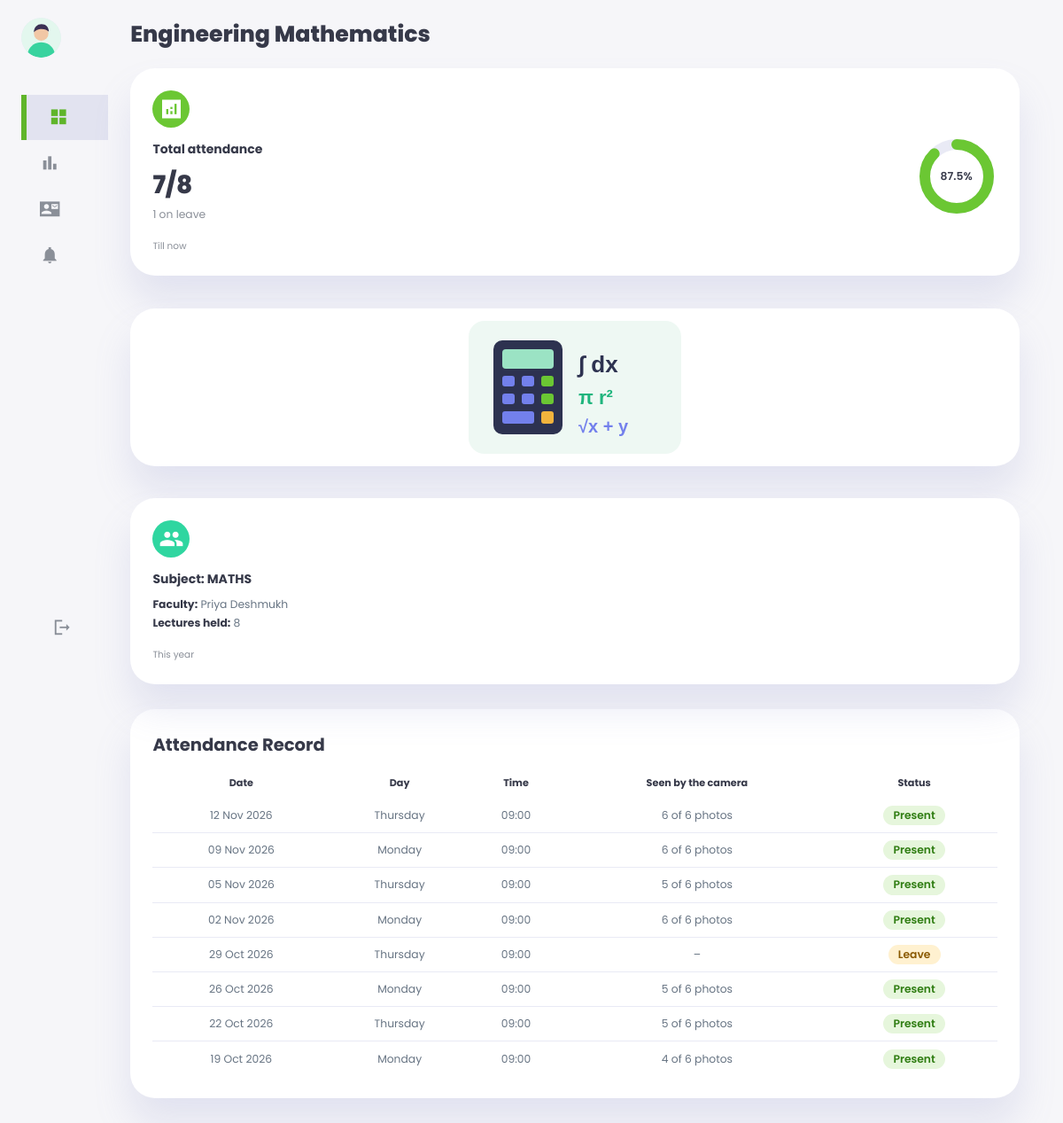
Page /subject.php?code=maths (signed in) on the committed database.
### tables this page shows
CREATE TABLE IF NOT EXISTS subjects (
  id          INT UNSIGNED NOT NULL AUTO_INCREMENT,
  code        VARCHAR(20)  NOT NULL,           
  name        VARCHAR(80)  NOT NULL,
  faculty_id  INT UNSIGNED NULL,               
  finger_id   SMALLINT UNSIGNED NULL,          
  PRIMARY KEY (id),
  UNIQUE KEY uq_subjects_code (code),
  UNIQUE KEY uq_subjects_finger (finger_id),
  CONSTRAINT fk_subjects_faculty FOREIGN KEY (faculty_id) REFERENCES users (id) ON DELETE SET NULL
);

CREATE TABLE IF NOT EXISTS users (
  id            INT UNSIGNED NOT NULL AUTO_INCREMENT,
  role          ENUM('student','faculty') NOT NULL,
  roll_no       VARCHAR(20)  NULL,             
  first_name    VARCHAR(60)  NOT NULL,
  last_name     VARCHAR(60)  NOT NULL,
  email         VARCHAR(190) NOT NULL,
  password_hash VARCHAR(255) NOT NULL,         
  photo         VARCHAR(255) NULL,             
  department    VARCHAR(40)  NOT NULL DEFAULT 'EXTC',
  class_name    VARCHAR(20)  NOT NULL DEFAULT 'TE',
  is_online     TINYINT(1)   NOT NULL DEFAULT 0,
  created_at    TIMESTAMP    NOT NULL DEFAULT CURRENT_TIMESTAMP,
  PRIMARY KEY (id),
  UNIQUE KEY uq_users_email (email),
  UNIQUE KEY uq_users_roll (roll_no)
);

CREATE TABLE IF NOT EXISTS attendance (
  lecture_id  INT UNSIGNED NOT NULL,
  student_id  INT UNSIGNED NOT NULL,
  status      ENUM('present','absent','leave') NOT NULL DEFAULT 'absent',
  source      ENUM('face','faculty') NOT NULL DEFAULT 'face',   
  seen        TINYINT UNSIGNED NOT NULL DEFAULT 0,   
  distance    DECIMAL(4,3) NULL,              
  updated_at  TIMESTAMP    NOT NULL DEFAULT CURRENT_TIMESTAMP ON UPDATE CURRENT_TIMESTAMP,
  PRIMARY KEY (lecture_id, student_id),
  KEY ix_attendance_student (student_id),
  CONSTRAINT fk_attendance_lecture FOREIGN KEY (lecture_id) REFERENCES lectures (id) ON DELETE CASCADE,
  CONSTRAINT fk_attendance_student FOREIGN KEY (student_id) REFERENCES users (id) ON DELETE CASCADE
);

CREATE TABLE IF NOT EXISTS lectures (
  id          INT UNSIGNED NOT NULL AUTO_INCREMENT,
  subject_id  INT UNSIGNED NOT NULL,
  started_at  DATETIME     NOT NULL,
  ended_at    DATETIME     NULL,
  photos      TINYINT UNSIGNED NOT NULL DEFAULT 0,    
  PRIMARY KEY (id),
  KEY ix_lectures_subject (subject_id, started_at),
  CONSTRAINT fk_lectures_subject FOREIGN KEY (subject_id) REFERENCES subjects (id) ON DELETE CASCADE
);

### web/includes/helpers.php (called while the page is built, shortened)
<?php
function e(mixed $value): string
{
    return htmlspecialchars((string) ($value ?? ''), ENT_QUOTES | ENT_SUBSTITUTE, 'UTF-8');
}
function base_path(): string
{
    static $base = null;
    if ($base === null) {
        $webRoot = str_replace('\\', '/', realpath(dirname(__DIR__)) ?: dirname(__DIR__));
        $docRoot = str_replace('\\', '/', realpath($_SERVER['DOCUMENT_ROOT'] ?? '') ?: '');
        $base = ($docRoot !== '' && str_starts_with($webRoot, $docRoot)) ? substr($webRoot, strlen($docRoot)) : '';
        $base = rtrim($base, '/');
    }
    return $base;
}
function url(string $path = ''): string
{
    return base_path() . '/' . ltrim($path, '/');
}
function asset(string $path): string
{
    return url('assets/' . ltrim($path, '/'));
}
function photo_url(?string $photo): string
{
    return asset('img/avatar.svg');
}
function full_name(array $u): string
{
    return trim(($u['first_name'] ?? '') . ' ' . ($u['last_name'] ?? ''));
}

### web/includes/auth.php (called while the page is built, shortened)
<?php
function current_user(): ?array
{
    $id = $_SESSION['user_id'] ?? null;
    $user = $id ? (q('SELECT * FROM users WHERE id = ?', [$id])->fetch() ?: null) : null;
    return $user;
}
function require_login(): array
{
    $user = current_user();
    return $user;
}
function require_role(string $role): array
{
    $user = require_login();
    return $user;
}
function csrf_token(): string
{
    return $_SESSION['csrf'];
}

### web/includes/db.php (called while the page is built, shortened)
<?php
function db(): PDO
{
    static $pdo = null;
    if ($pdo instanceof PDO) {
        return $pdo;
    }
    $dsn = sprintf(
        'mysql:host=%s;port=%s;dbname=%s;charset=utf8mb4',
        config('DB_HOST', '127.0.0.1'),
        config('DB_PORT', '3306'),
        config('DB_NAME', 'smart_attendance')
    );
    try {
        $pdo = new PDO($dsn, config('DB_USER', ''), config('DB_PASSWORD', ''), [
            PDO::ATTR_ERRMODE => PDO::ERRMODE_EXCEPTION,
            PDO::ATTR_DEFAULT_FETCH_MODE => PDO::FETCH_ASSOC,
            PDO::ATTR_EMULATE_PREPARES => false,
        ]);
    } catch (PDOException $e) {
        error_log('Database connection failed: ' . $e->getMessage());
        http_response_code(503);
        exit('The database is not available. Check DB_* settings in .env (see docs/setup.md).');
    }
    $pdo->exec("SET time_zone = '" . (new DateTime())->format('P') . "'");
    return $pdo;
}
function q(string $sql, array $params = []): PDOStatement
{
    $stmt = db()->prepare($sql);
    $stmt->execute($params);
    return $stmt;
}

### web/includes/attendance.php (called while the page is built, shortened)
<?php
function percent(int $present, int $held): ?float
{
    return $held > 0 ? round($present * 100 / $held, 1) : null;
}
function pct_label(?float $p): string
{
    return $p === null ? '–' : rtrim(rtrim(number_format($p, 1), '0'), '.') . '%';
}
function student_subjects(int $studentId): array
{
    $rows = q(
        "SELECT s.id, s.code, s.name, CONCAT(f.first_name, ' ', f.last_name) AS faculty,
                COUNT(a.lecture_id) AS held,
                COALESCE(SUM(a.status = 'present'), 0) AS present,
                COALESCE(SUM(a.status = 'leave'), 0) AS on_leave
           FROM subjects s
           LEFT JOIN users f ON f.id = s.faculty_id
           LEFT JOIN lectures l ON l.subject_id = s.id
           LEFT JOIN attendance a ON a.lecture_id = l.id AND a.student_id = ?
          GROUP BY s.id, s.code, s.name, f.first_name, f.last_name
          ORDER BY s.id",
        [$studentId]
    )->fetchAll();
    foreach ($rows as &$r) {
        $r['held'] = (int) $r['held'];
        $r['present'] = (int) $r['present'];
        $r['on_leave'] = (int) $r['on_leave'];
    }
    return $rows;
}
function student_records(int $studentId, int $subjectId): array
{
    return q(
        "SELECT l.id AS lecture_id, l.started_at, l.photos, a.status, a.source, a.seen
           FROM lectures l
           JOIN attendance a ON a.lecture_id = l.id AND a.student_id = ?
          WHERE l.subject_id = ?
          ORDER BY l.started_at DESC",
        [$studentId, $subjectId]
    )->fetchAll();
}
function seen_label(array $r): string
{
    if ($r['source'] === 'faculty' && (int) $r['seen'] === 0) {
        return '–';
    }
    return (int) $r['seen'] . ' of ' . (int) $r['photos'] . ' photos';
}
function subject_by_code(string $code): ?array
{
    return q('SELECT * FROM subjects WHERE code = ?', [$code])->fetch() ?: null;
}
function lecture_count(int $subjectId): int
{
    return (int) q('SELECT COUNT(*) FROM lectures WHERE subject_id = ?', [$subjectId])->fetchColumn();
}
function subject_icon(string $code): string
{
    $known = ['maths', 'physics', 'chemistry', 'ema', 'bee'];
    return asset('img/subjects/' . (in_array($code, $known, true) ? $code : 'generic') . '.svg');
}

### web/subject.php (the view, shortened to what this page needs)
<?php
$user = require_role('student');
$subject = subject_by_code((string) ($_GET['code'] ?? ''));
$summary = null;
foreach (student_subjects((int) $user['id']) as $s) {
    if ((int) $s['id'] === (int) $subject['id']) {
        $summary = $s;
    }
}
$records = student_records((int) $user['id'], (int) $subject['id']);
$faculty = $subject['faculty_id'] ? q('SELECT first_name, last_name FROM users WHERE id = ?', [$subject['faculty_id']])->fetch() : null;
page_start($subject['name'], $user, 'student.php');
?>
<h1><?= e($subject['name']) ?></h1>
<div class="insights">
  <div class="card c-green">
    <span class="material-icons-sharp">analytics</span>
    <div class="middle">
      <div class="left">
        <h3>Total attendance</h3>
        <h1><?= (int) $summary['present'] ?>/<?= (int) $summary['held'] ?></h1>
        <?php if ($summary['on_leave']): ?><p class="muted"><?= (int) $summary['on_leave'] ?> on leave</p><?php endif; ?>
      </div>
      <?= ring($summary['percent']) ?>
    </div>
    <small class="muted">Till now</small>
  </div>
  <div class="card subject-art"><img src="<?= e(subject_icon($subject['code'])) ?>" alt=""></div>
  <div class="card c-teal">
    <span class="material-icons-sharp">group</span>
    <div class="middle"><div class="left">
      <h3>Subject: <?= e(strtoupper($subject['code'])) ?></h3>
      <p><b>Faculty:</b> <?= e($faculty ? full_name($faculty) : 'not assigned') ?></p>
      <p><b>Lectures held:</b> <?= lecture_count((int) $subject['id']) ?></p>
    </div></div>
    <small class="muted">This year</small>
  </div>
</div>
<div class="table-card">
  <h2>Attendance Record</h2>
  <?php if (!$records): ?>
    <p class="muted">No lectures recorded yet.</p>
  <?php else: ?>
  <table>
    <thead><tr><th>Date</th><th>Day</th><th>Time</th><th>Seen by the camera</th><th>Status</th></tr></thead>
    <tbody>
    <?php foreach ($records as $r): $d = new DateTime($r['started_at']); ?>
      <tr>
        <td><?= e($d->format('d M Y')) ?></td>
        <td><?= e($d->format('l')) ?></td>
        <td><?= e($d->format('H:i')) ?></td>
        <td><?= e(seen_label($r)) ?></td>
        <td><span class="status <?= e($r['status']) ?>"><?= e($r['status']) ?></span></td>
      </tr>
    <?php endforeach; ?>
    </tbody>
  </table>
  <?php endif; ?>
</div>
<?php page_end($user);

### web/includes/layout.php (shortened to what this page needs)
<?php
function nav_items(array $user): array
{
    return [
        ['student.php', 'grid_view', 'Dashboard'],
        ['analytics.php', 'bar_chart', 'Analytics'],
        ['leave.php', 'contact_mail', 'Leave Application'],
        ['alerts.php', 'notifications', 'Alerts'],
    ];
}
function page_start(string $title, array $user, string $active, array $extraCss = []): void
{
    ?>
<!DOCTYPE html>
<html lang="en">
<head>
  <link rel="stylesheet" href="<?= e(asset('css/fonts.css')) ?>">
  <link rel="stylesheet" href="<?= e(asset('css/app.css')) ?>">
</head>
<body data-csrf="<?= e(csrf_token()) ?>">
<div class="container">
  <aside>
    <div class="brand">
      <img src="<?= e(photo_url($user['photo'])) ?>" alt="">
    </div>
    <nav class="sidebar">
      <?php foreach (nav_items($user) as [$href, $icon, $label]): ?>
        <a href="<?= e(url($href)) ?>" class="<?= $href === $active ? 'active' : '' ?>">
          <span class="material-icons-sharp" aria-hidden="true"><?= e($icon) ?></span><h3><?= e($label) ?></h3>
        </a>
      <?php endforeach; ?>
      <form method="post" action="<?= e(url('logout.php')) ?>" class="logout">
        <button type="submit"><span class="material-icons-sharp" aria-hidden="true">logout</span><h3>Logout</h3></button>
      </form>
    </nav>
  </aside>
  <main>
    <?php
}
function page_end(array $user, array $scripts = []): void
{
    ?>
  </main>
</div>
</body>
</html>
    <?php
}
function ring(?float $percent, string $class = ''): string
{
    $p = $percent ?? 0;
    $circ = 226.2;
    $offset = $circ - ($circ * max(0, min(100, $p)) / 100);
    return '<div class="progress ' . e($class) . '"><svg viewBox="0 0 92 92"><circle class="track" cx="46" cy="46" r="36"></circle>'
        . '<circle class="bar" cx="46" cy="46" r="36" style="stroke-dashoffset:' . round($offset, 1) . '"></circle></svg>'
        . '<div class="number"><p>' . e(pct_label($percent)) . '</p></div></div>';
}

### rows in the picture
subjects: name "Engineering Mathematics", code (picture), code "MATHS"
users: first_name+last_name "Priya Deshmukh"
attendance: lecture.started_at "12 Nov 2026", lecture.started_at "Thursday", lecture.started_at "09:00", seen.photos "6 of 6 photos", status "Present"
attendance: lecture.started_at "09 Nov 2026", lecture.started_at "Monday", lecture.started_at "09:00", seen.photos "6 of 6 photos", status "Present"
attendance: lecture.started_at "05 Nov 2026", lecture.started_at "Thursday", lecture.started_at "09:00", seen.photos "5 of 6 photos", status "Present"
attendance: lecture.started_at "02 Nov 2026", lecture.started_at "Monday", lecture.started_at "09:00", seen.photos "6 of 6 photos", status "Present"
attendance: lecture.started_at "29 Oct 2026", lecture.started_at "Thursday", lecture.started_at "09:00", seen_label($r) "–", status "Leave"
attendance: lecture.started_at "26 Oct 2026", lecture.started_at "Monday", lecture.started_at "09:00", seen.photos "5 of 6 photos", status "Present"
attendance: lecture.started_at "22 Oct 2026", lecture.started_at "Thursday", lecture.started_at "09:00", seen.photos "5 of 6 photos", status "Present"
attendance: lecture.started_at "19 Oct 2026", lecture.started_at "Monday", lecture.started_at "09:00", seen.photos "4 of 6 photos", status "Present"

### other values in the picture
$summary['present'] "7"
$summary['held'] "8"
$summary['on_leave'] "1"
pct_label($percent) "87.5%"
lecture_count((int) $subject['id']) "8"
